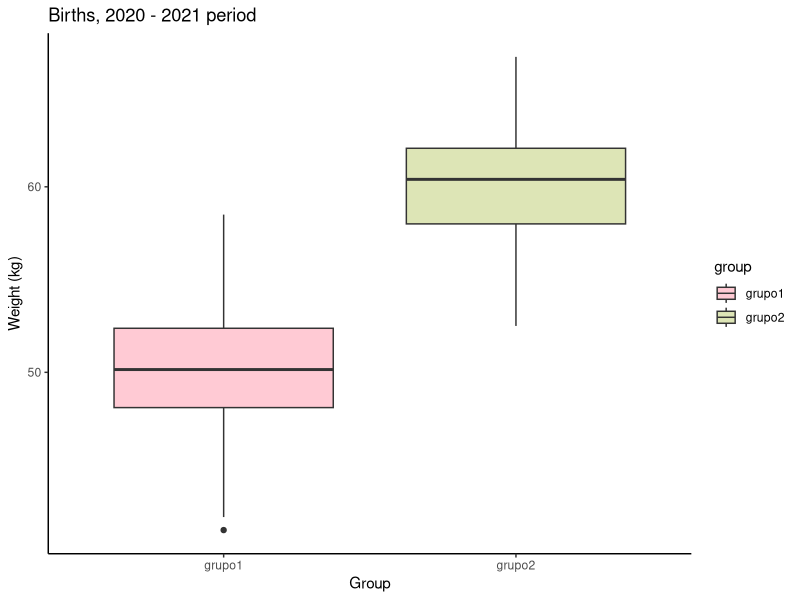
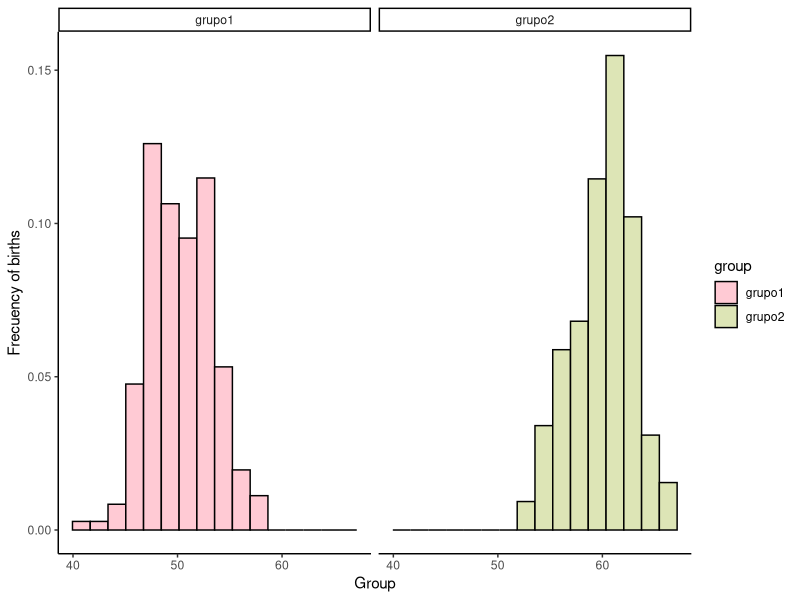
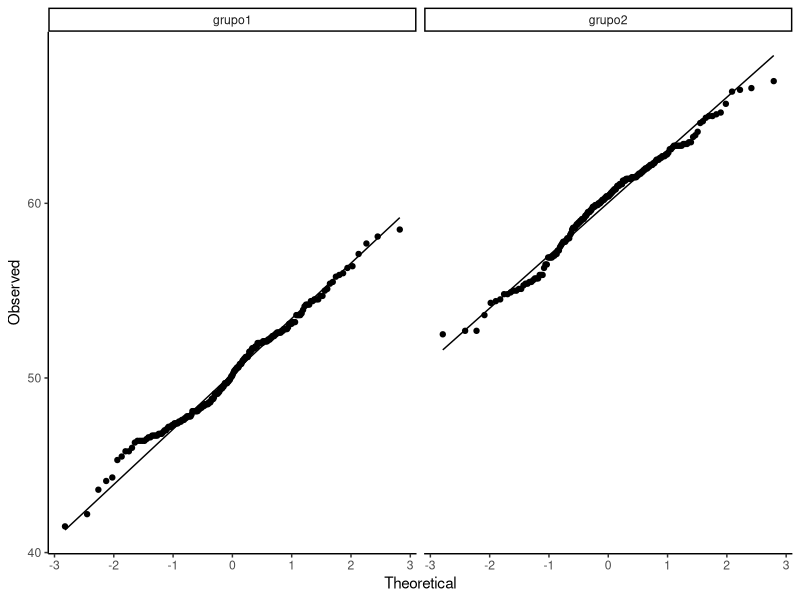
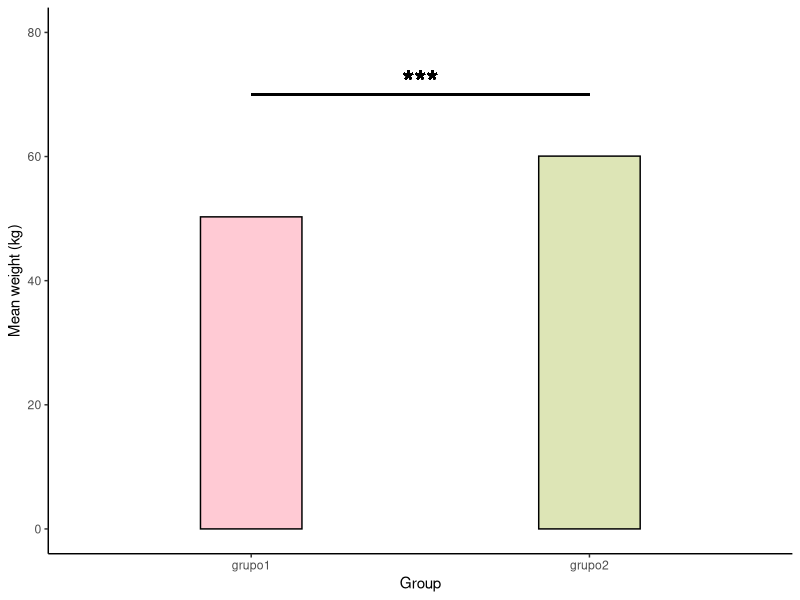

The R source for these figures, in order:
## ---- chunk 1
knitr::opts_chunk$set(echo = TRUE)
## ---- chunk 2
library(dplyr)
library(ggplot2)
## ---- chunk 3
data <- read.csv("data/datos21.txt", header = FALSE, sep = "\t", col.names = c('weight', 'group'))

head(data)
## ---- chunk 4
data %>% group_by(group) %>% 
  summarise(min = min(weight),
            max = max(weight),
            mean = mean(weight),
            sd = sd(weight),
            n = n(),
            q1 = quantile(weight, .25),
            q3 = quantile(weight, .75)) 
## ---- chunk 5
data %>% ggplot(aes(x=group, y=weight, fill=group)) + 
  geom_boxplot() + 
  scale_fill_manual(values = c("#ffcad4", "#dde5b6")) + 
  labs(
    title = "Births, 2020 - 2021 period",
    x = "Group",
    y = "Weight (kg)"
  ) + 
  theme_classic()
## ---- chunk 6
data %>%
  ggplot( aes(x=weight, color=group, fill=group)) +
    geom_histogram(aes(y=after_stat(density)),bins=16, colour = 1) +
    scale_fill_manual(values = c("#ffcad4", "#dde5b6")) + 
    xlab("Group") +
    ylab("Frecuency of births") +
    facet_wrap(~group) + 
    theme_classic()

## ---- chunk 7
summer <- filter(data, group == "grupo1") %>% select(weight) %>% unlist
winter <- filter(data, group == "grupo2") %>% select(weight) %>% unlist
## ---- chunk 8
data %>% ggplot(aes(sample = weight)) +
  stat_qq() +
  stat_qq_line() +
  xlab("Theoretical") +
  ylab("Observed") +
  facet_wrap(~group) + 
  theme_classic()
## ---- chunk 9
t.test(
  x = summer, 
  y = winter, 
  alternative="less", 
  mu = 0, 
  paired=FALSE, 
  var.equal=TRUE, 
  conf.level=0.95
  )
## ---- chunk 10
data %>% ggplot(aes(y=weight, x=group)) + 
  stat_summary( 
    fun = mean, 
    geom = "bar", 
    color = "black", 
    width = .3,
    fill = c("#ffcad4", "#dde5b6")) +
  ylim(0, 80) +
  geom_segment(
    x = 1,
    y = 70,
    xend = 2,
    yend = 70
  ) +
  geom_text(
    x = 1.5,
    y = 72,
    label = "***",
    size = 8
  ) + 
  theme_classic() + 
  labs(
    x = "Group",
    y = "Mean weight (kg)"
  ) 

